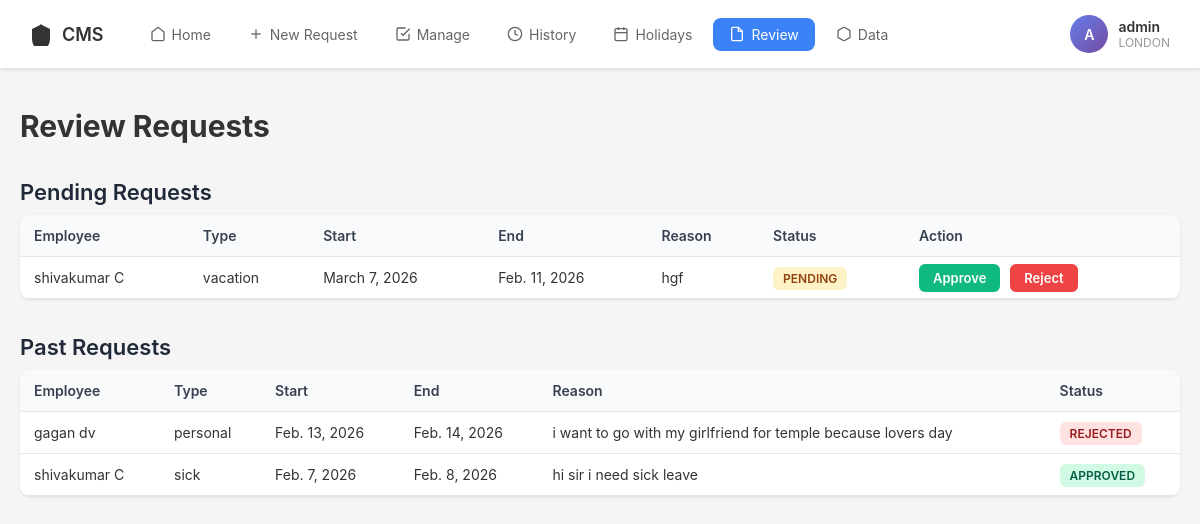
Screenshot of /review/ (signed in) with the database file from the repository.
### cmsapp/models.py (models this page shows, shortened)
class User(AbstractUser):
    ROLE_CHOICES = (
        ('employee', 'Employee'),
        ('manager', 'Manager'),
        ('admin', 'Admin'),
    )
    role = models.CharField(max_length=10, choices=ROLE_CHOICES, default='employee')
    location = models.CharField(max_length=100, blank=True)
    country = models.CharField(max_length=100, default='USA')

class TimeOffRequest(models.Model):
    STATUS_CHOICES = [
    ('pending', 'Pending'),
    ('approved', 'Approved'),
    ('rejected', 'Rejected'),
    ('withdrawn', 'Withdrawn'),
]
    TYPE_CHOICES = (
        ('vacation', 'Vacation'),
        ('sick', 'Sick Leave'),
        ('personal', 'Personal Leave'),
        ('other', 'Other'),
    )
    user = models.ForeignKey(User, on_delete=models.CASCADE, related_name='time_off_requests')
    type = models.CharField(max_length=20, choices=TYPE_CHOICES, default='vacation')
    start_date = models.DateField()
    end_date = models.DateField()
    reason = models.TextField()
    status = models.CharField(max_length=10, choices=STATUS_CHOICES, default='pending')
    created_at = models.DateTimeField(auto_now_add=True)
    updated_at = models.DateTimeField(auto_now=True)
    reviewed_by = models.ForeignKey(User, on_delete=models.SET_NULL, null=True, blank=True, related_name='reviewed_requests')
    review_comment = models.TextField(blank=True)
    class Meta:
        ordering = ['-created_at']

### cmsapp/views.py (the view)
# urls.py: path('review/', views.review_view, name='review'),
@login_required
def review_view(request):
    if request.user.role not in ['manager', 'admin']:
        messages.error(request, 'You do not have permission to access this page')
        return redirect('home')
    pending_requests = TimeOffRequest.objects.filter(status='pending')
    past_requests = TimeOffRequest.objects.exclude(status='pending')
    return render(request, 'review.html', {
        'pending_requests': pending_requests,
        'past_requests': past_requests
    })

### templates/review.html (shortened to what this page needs)
{% extends 'base.html' %}
{% block content %}
<div class="page-header">
    <h1 class="page-title">Review Requests</h1>
</div>
<div class="section-title">Pending Requests</div>
{% if pending_requests %}
<table>
    <thead>
        <tr>
            <th>Employee</th>
            <th>Type</th>
            <th>Start</th>
            <th>End</th>
            <th>Reason</th>
            <th>Status</th>
            <th>Action</th>
        </tr>
    </thead>
    <tbody>
        {% for request in pending_requests %}
        <tr>
            <td>{{ request.user.get_full_name }}</td>
            <td>{{ request.type }}</td>
            <td>{{ request.start_date }}</td>
            <td>{{ request.end_date }}</td>
            <td>{{ request.reason }}</td>
            <td><span class="status pending">Pending</span></td>
            <td>
                <a href="{% url 'approve_request' request.id %}" class="btn approve">Approve</a>
                <a href="{% url 'reject_request' request.id %}" class="btn reject">Reject</a>
            </td>
        </tr>
        {% endfor %}
    </tbody>
</table>
{% else %}
<div class="no-data">No pending requests</div>
{% endif %}
<div class="section-title">Past Requests</div>
{% if past_requests %}
<table>
    <thead>
        <tr>
            <th>Employee</th>
            <th>Type</th>
            <th>Start</th>
            <th>End</th>
            <th>Reason</th>
            <th>Status</th>
        </tr>
    </thead>
    <tbody>
        {% for request in past_requests %}
        <tr>
            <td>{{ request.user.get_full_name }}</td>
            <td>{{ request.type }}</td>
            <td>{{ request.start_date }}</td>
            <td>{{ request.end_date }}</td>
            <td>{{ request.reason }}</td>
            <td>
                <span class="status {{ request.status }}">
                    {{ request.status }}
                </span>
            </td>
        </tr>
        {% endfor %}
    </tbody>
</table>
{% else %}
<div class="no-data">No past requests</div>
{% endif %}
{% endblock %}

### templates/base.html (shortened to what this page needs)
<!DOCTYPE html>
<html lang="en">
<head>
</head>
<body>
    <nav class="navbar">
        <div class="navbar-left">
            <a href="{% url 'home' %}" class="logo">
                <svg viewBox="0 0 24 24" fill="currentColor">
                    <path d="M12 2L2 7v10c0 5.55 3.84 10.74 9 12 5.16-1.26 9-6.45 9-12V7l-10-5z"/>
                </svg>
                CMS
            </a>
            <ul class="nav-links">
                <li><a href="{% url 'home' %}" class="{% if request.resolver_match.url_name == 'home' %}active{% endif %}">
                    <svg width="16" height="16" viewBox="0 0 24 24" fill="none" stroke="currentColor" stroke-width="2">
                        <path d="M3 9l9-7 9 7v11a2 2 0 0 1-2 2H5a2 2 0 0 1-2-2z"/>
                    </svg>
                    Home
                </a></li>
                <li><a href="{% url 'new_request' %}" class="{% if request.resolver_match.url_name == 'new_request' %}active{% endif %}">
                    <svg width="16" height="16" viewBox="0 0 24 24" fill="none" stroke="currentColor" stroke-width="2">
                        <line x1="12" y1="5" x2="12" y2="19"/>
                        <line x1="5" y1="12" x2="19" y2="12"/>
                    </svg>
                    New Request
                </a></li>
                <li><a href="{% url 'manage_requests' %}" class="{% if request.resolver_match.url_name == 'manage_requests' %}active{% endif %}">
                    <svg width="16" height="16" viewBox="0 0 24 24" fill="none" stroke="currentColor" stroke-width="2">
                        <path d="M9 11l3 3L22 4"/>
                        <path d="M21 12v7a2 2 0 0 1-2 2H5a2 2 0 0 1-2-2V5a2 2 0 0 1 2-2h11"/>
                    </svg>
                    Manage
                </a></li>
                <li><a href="{% url 'history' %}" class="{% if request.resolver_match.url_name == 'history' %}active{% endif %}">
                    <svg width="16" height="16" viewBox="0 0 24 24" fill="none" stroke="currentColor" stroke-width="2">
                        <circle cx="12" cy="12" r="10"/>
                        <polyline points="12 6 12 12 16 14"/>
                    </svg>
                    History
                </a></li>
                <li><a href="{% url 'holidays' %}" class="{% if request.resolver_match.url_name == 'holidays' %}active{% endif %}">
                    <svg width="16" height="16" viewBox="0 0 24 24" fill="none" stroke="currentColor" stroke-width="2">
                        <rect x="3" y="4" width="18" height="18" rx="2" ry="2"/>
                        <line x1="16" y1="2" x2="16" y2="6"/>
                        <line x1="8" y1="2" x2="8" y2="6"/>
                        <line x1="3" y1="10" x2="21" y2="10"/>
                    </svg>
                    Holidays
                </a></li>
                {% if user.role == 'manager' or user.role == 'admin' %}
                <li><a href="{% url 'review' %}" class="{% if request.resolver_match.url_name == 'review' %}active{% endif %}">
                    <svg width="16" height="16" viewBox="0 0 24 24" fill="none" stroke="currentColor" stroke-width="2">
                        <path d="M14 2H6a2 2 0 0 0-2 2v16a2 2 0 0 0 2 2h12a2 2 0 0 0 2-2V8z"/>
                        <polyline points="14 2 14 8 20 8"/>
                    </svg>
                    Review
                </a></li>
                {% endif %}
                {% if user.role == 'admin' %}
                <li><a href="{% url 'data' %}" class="{% if request.resolver_match.url_name == 'data' %}active{% endif %}">
                    <svg width="16" height="16" viewBox="0 0 24 24" fill="none" stroke="currentColor" stroke-width="2">
                        <path d="M21 16V8a2 2 0 0 0-1-1.73l-7-4a2 2 0 0 0-2 0l-7 4A2 2 0 0 0 3 8v8a2 2 0 0 0 1 1.73l7 4a2 2 0 0 0 2 0l7-4A2 2 0 0 0 21 16z"/>
                    </svg>
                    Data
                </a></li>
                {% endif %}
            </ul>
        </div>
        <div class="user-profile dropdown">
            <div class="user-avatar">{{ user.first_name.0|upper }}{{ user.last_name.0|upper }}</div>
            <div class="user-info">
                <div class="user-name">{{ user.get_full_name }}</div>
                <div class="user-location">{{ user.location }}</div>
            </div>
        </div>
    </nav>
    <div class="container">
        {% block content %}{% endblock %}
    </div>
</body>
</html>

### templates/base.html (style rules this page uses)
* { margin: 0; padding: 0; box-sizing: border-box; }
body { font-family: -apple-system, BlinkMacSystemFont, 'Segoe UI', Roboto, Oxygen, Ubuntu, Cantarell, sans-serif; background-color: #f5f5f5; color: #333; }
.navbar { background-color: white; padding: 15px 30px; box-shadow: 0 2px 4px rgba(0,0,0,0.1); display: flex; align-items: center; justify-content: space-between; }
.navbar-left { display: flex; align-items: center; gap: 30px; }
.logo { display: flex; align-items: center; gap: 8px; font-size: 18px; font-weight: 600; color: #333; text-decoration: none; }
.logo svg { width: 24px; height: 24px; }
.nav-links { display: flex; gap: 5px; list-style: none; }
.nav-links a { text-decoration: none; color: #666; padding: 8px 16px; border-radius: 8px; font-size: 14px; display: flex; align-items: center; gap: 6px; transition: all 0.2s; position: relative; }
.nav-links a.active { background-color: #3b82f6; color: white; }
.user-profile { display: flex; align-items: center; gap: 10px; cursor: pointer; position: relative; }
.user-avatar { width: 38px; height: 38px; border-radius: 50%; background: linear-gradient(135deg, #667eea 0%, #764ba2 100%); display: flex; align-items: center; justify-content: center; color: white; font-weight: 600; font-size: 14px; }
.user-info { display: flex; flex-direction: column; }
.user-name { font-weight: 600; font-size: 14px; }
.user-location { font-size: 12px; color: #999; }
.container { max-width: 1200px; margin: 0 auto; padding: 40px 20px; }
.dropdown { position: relative; }

### templates/review.html (style rules this page uses)
.page-header { margin-bottom: 25px; }
.page-title { font-size: 30px; font-weight: 700; }
.section-title { font-size: 22px; font-weight: 600; margin: 35px 0 10px; color: #1f2937; }
table { width: 100%; border-collapse: collapse; background: white; border-radius: 10px; overflow: hidden; box-shadow: 0 1px 3px rgba(0,0,0,0.1); }
th, td { padding: 12px 14px; text-align: left; border-bottom: 1px solid #e5e7eb; font-size: 14px; }
th { background: #f9fafb; font-weight: 600; color: #374151; }
.status { padding: 4px 10px; border-radius: 6px; font-size: 12px; font-weight: 600; text-transform: uppercase; }
.pending { background: #fef3c7; color: #92400e; }
.approved { background: #d1fae5; color: #065f46; }
.rejected { background: #fee2e2; color: #991b1b; }
.btn { padding: 6px 14px; border-radius: 6px; font-size: 13px; font-weight: 600; text-decoration: none; margin-right: 6px; }
.approve { background: #10b981; color: white; }
.reject { background: #ef4444; color: white; }

### rows the page displays
User: first_name.0 "A", get_full_name "admin", location "LONDON"
TimeOffRequest: user.get_full_name "shivakumar C", type "vacation", start_date "March 7, 2026", end_date "Feb. 11, 2026", reason "hgf"
TimeOffRequest: user.get_full_name "gagan dv", type "personal", start_date "Feb. 13, 2026", end_date "Feb. 14, 2026", reason "i want to go with my girlfriend for temple because lovers day", status "REJECTED"
TimeOffRequest: user.get_full_name "shivakumar C", type "sick", start_date "Feb. 7, 2026", end_date "Feb. 8, 2026", reason "hi sir i need sick leave", status "APPROVED"
